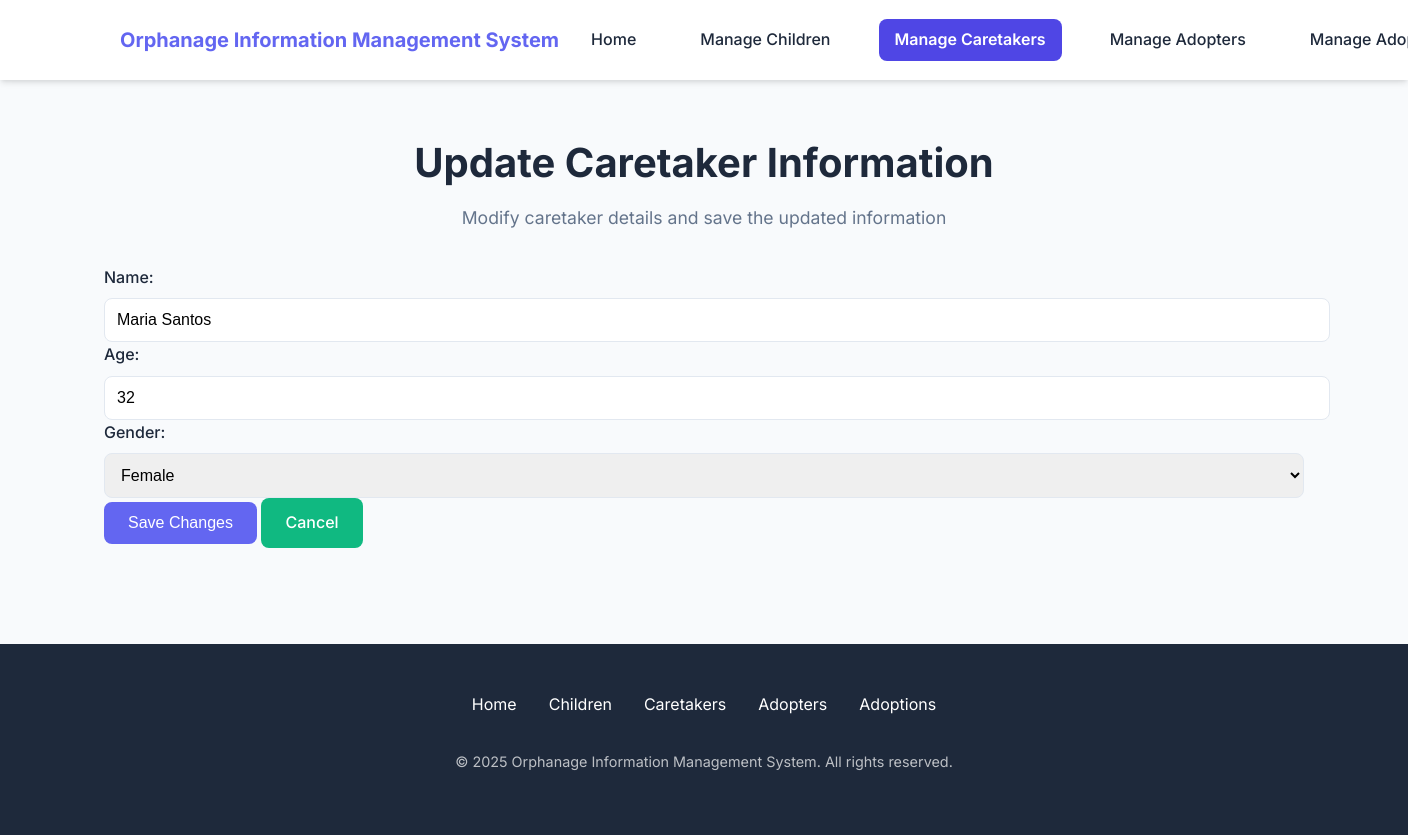
Screenshot of /update_caretaker/2 with the database file from the repository.
### tables this page shows
CREATE TABLE caretakers (Ct_id INTEGER PRIMARY KEY AUTOINCREMENT, name TEXT (100), age INTEGER, gender TEXT (50));

### app.py (the view, shortened to what this page needs)
@app.route('/update_caretaker/<int:id>', methods=['GET', 'POST'])
def update_caretaker(id):
    conn = get_db_connection()
    caretaker = conn.execute('SELECT * FROM caretakers WHERE Ct_id = ?', (id,)).fetchone()
    conn.close()
    return render_template('update_caretaker.html', caretaker=caretaker)

### app.py (called while the page is built)
def get_db_connection():
    conn = sqlite3.connect(DB_PATH)
    conn.row_factory = sqlite3.Row
    return conn

### templates/update_caretaker.html (shortened to what this page needs)
<!DOCTYPE html>
<html lang="en">
<head>
  <link rel="stylesheet" href="{{ url_for('static', filename='style.css') }}">
</head>
<body>
  <nav>
    <div class="nav-container">
      <a href="/home" class="logo">Orphanage Information Management System</a>
      <div class="nav-links">
        <a href="/home">Home</a>
        <a href="/children">Manage Children</a>
        <a href="/caretakers" class="active">Manage Caretakers</a>
        <a href="/adopters">Manage Adopters</a>
        <a href="/adoption" class=>Manage Adoptions</a>
      </div>
    </div>
  </nav>
  <div class="container">
    <h1 class="text-center">Update Caretaker Information</h1>
    <p class="subtitle text-center">Modify caretaker details and save the updated information</p>
    <form method="POST" class="form-box">
      <label for="name">Name:</label>
      <input type="text" id="name" name="name" value="{{ caretaker['name'] }}" required>
      <label for="age">Age:</label>
      <input type="number" id="age" name="age" value="{{ caretaker['age'] }}" required>
      <label for="gender">Gender:</label>
      <select id="gender" name="gender" required>
        <option value="Female" {% if caretaker['gender'] == 'Female' %}selected{% endif %}>Female</option>
      </select>
      <div class="form-actions">
        <button type="submit" class="btn btn-primary">Save Changes</button>
        <a href="/caretakers" class="btn btn-secondary">Cancel</a>
      </div>
    </form>
  </div>
  <footer>
    <div class="footer-content">
      <div class="footer-links">
        <a href="/home">Home</a>
        <a href="/children">Children</a>
        <a href="/caretakers">Caretakers</a>
        <a href="/adopters">Adopters</a>
        <a href="/adoption">Adoptions</a>
      </div>
      <p class="copyright">&copy; 2025 Orphanage Information Management System. All rights reserved.</p>
    </div>
  </footer>
</body>
</html>

### static/style.css (style rules this page uses)
:root { --primary: #6366f1; --primary-dark: #4f46e5; --secondary: #10b981; --secondary-dark: #059669; --danger: #ef4444; --danger-dark: #dc2626; --warning: #f59e0b; --warning-dark: #d97706; --text: #1e293b; --text-light: #64748b; --bg-light: #f8fafc; --bg-white: #ffffff; --shadow: 0 4px 6px -1px rgba(0, 0, 0, 0.1), 0 2px 4px -1px rgba(0, 0, 0, 0.06); --shadow-lg: 0 10px 15px -3px rgba(0, 0, 0, 0.1), 0 4px 6px -2px rgba(0, 0, 0, 0.05); --radius: 8px; --transition: all 0.3s ease; }
body { font-family: 'Inter', 'Segoe UI', system-ui, -apple-system, sans-serif; background-color: var(--bg-light); color: var(--text); margin: 0; padding: 0; line-height: 1.6; }
.container { max-width: 1200px; margin: 0 auto; padding: 2rem 1rem; }
h1, h2, h3 { font-weight: 700; line-height: 1.2; margin-bottom: 1rem; color: var(--text); }
h1 { font-size: 2.5rem; }
.subtitle { color: var(--text-light); margin-bottom: 2rem; font-size: 1.1rem; }
nav { background-color: var(--bg-white); box-shadow: var(--shadow); padding: 1rem 2rem; position: sticky; top: 0; z-index: 100; }
.nav-container { display: flex; justify-content: space-between; align-items: center; max-width: 1200px; margin: 0 auto; white-space: nowrap; }
.logo { font-size: 1.25rem; font-weight: 700; color: var(--primary); text-decoration: none; white-space: nowrap; }
.nav-links { display: flex; align-items: center; gap: 2rem; }
nav a { color: var(--text); text-decoration: none; font-weight: 500; padding: 0.5rem 1rem; border-radius: var(--radius); transition: var(--transition); }
nav a.active { background-color: var(--primary-dark); color: white; font-weight: 600; }
.btn { display: inline-block; background: var(--primary); color: white; padding: 0.75rem 1.5rem; border-radius: var(--radius); text-decoration: none; font-weight: 500; border: none; cursor: pointer; transition: var(--transition); font-size: 1rem; }
.btn-secondary { background: var(--secondary); }
label { display: block; font-weight: 500; margin-bottom: 0.5rem; color: var(--text); }
input[type="text"], input[type="number"], input[type="date"], input[type="email"], input[type="tel"], select, textarea { width: 100%; padding: 0.75rem; border-radius: var(--radius); border: 1px solid #e2e8f0; font-size: 1rem; transition: var(--transition); }
footer { background: var(--text); color: white; padding: 3rem 1rem; text-align: center; margin-top: 4rem; }
.footer-content { max-width: 1200px; margin: 0 auto; }
.footer-links { display: flex; justify-content: center; gap: 2rem; margin-bottom: 2rem; }
.footer-links a { color: white; text-decoration: none; transition: var(--transition); }
.copyright { opacity: 0.7; font-size: 0.9rem; }
.text-center { text-align: center; }

### rows the page displays
caretakers: name "Maria Santos", age "32", gender "Female"
